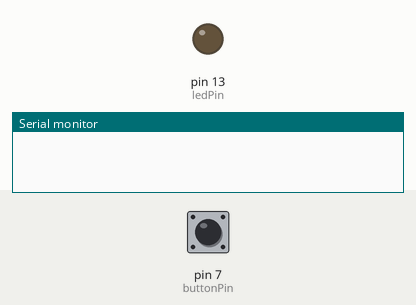
This sketch was run on a simulated Arduino Uno, built with avr-gcc and run on an emulated ATmega328P. Parts: output pins drawn as LEDs (lit = HIGH), the last lines printed to the serial monitor. Inputs (shaded band) come from the test bench; at power-on: pin 7 (buttonPin) HIGH.

Above: at 1.2 s.
1.3 s: pin 7 (buttonPin) pulled LOW for 0.15 s
At 1.4 s:
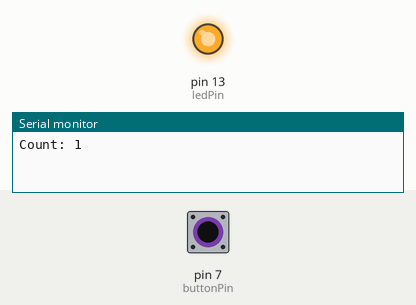
Timing chart, 0 to 4.3 s (numbered marks = the images above; inputs shaded):
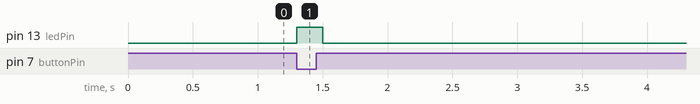

The sketch:

Pushbutton.ino
```cpp
#define buttonPin 7  // Pin tempat pushbutton terhubung
#define ledPin 13   // Pin untuk LED
int buttonState;          // Status tombol
int lastButtonState = HIGH;
int count = 0;           // Variabel untuk menyimpan jumlah tekan tombol

void setup() {
  pinMode(buttonPin, INPUT_PULLUP);  // Gunakan internal pull-up resistor
  pinMode(ledPin, OUTPUT);           // Set LED sebagai output
  Serial.begin(9600); // Memulai komunikasi serial
}

void loop() {
  buttonState = digitalRead(buttonPin);

  // Deteksi perubahan dari HIGH ke LOW (tombol ditekan)
  if (lastButtonState == HIGH && buttonState == LOW) {
    count++;
    Serial.print("Count: ");
    Serial.println(count);
    digitalWrite(ledPin, HIGH); // Nyalakan LED saat tombol ditekan
    delay(200); // Debounce sederhana
  } else {
    digitalWrite(ledPin, LOW); // Matikan LED saat tombol tidak ditekan
  }

  lastButtonState = buttonState; // Simpan status tombol terakhir
}
```

Measured:
- after the input at 1.3 s, pin 13 (ledPin): LOW → HIGH at once, → LOW 0.20 s later
